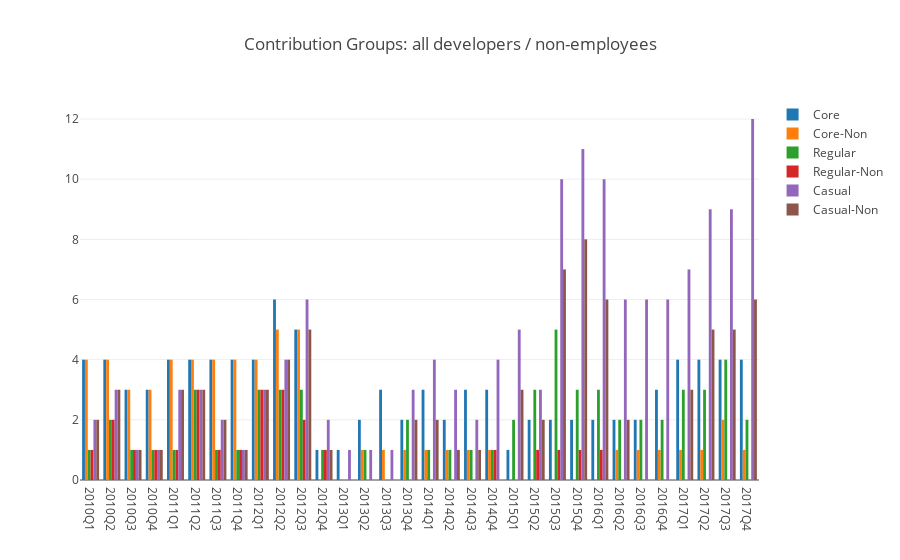
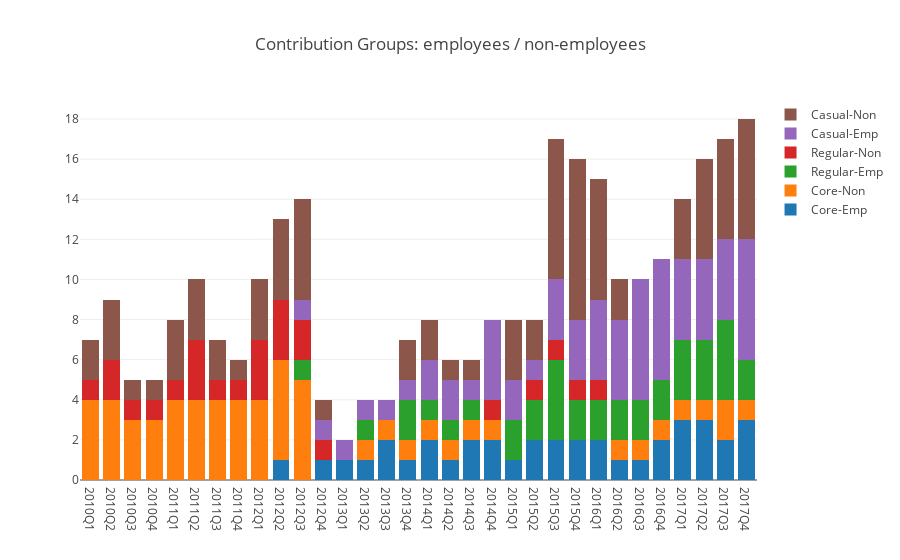
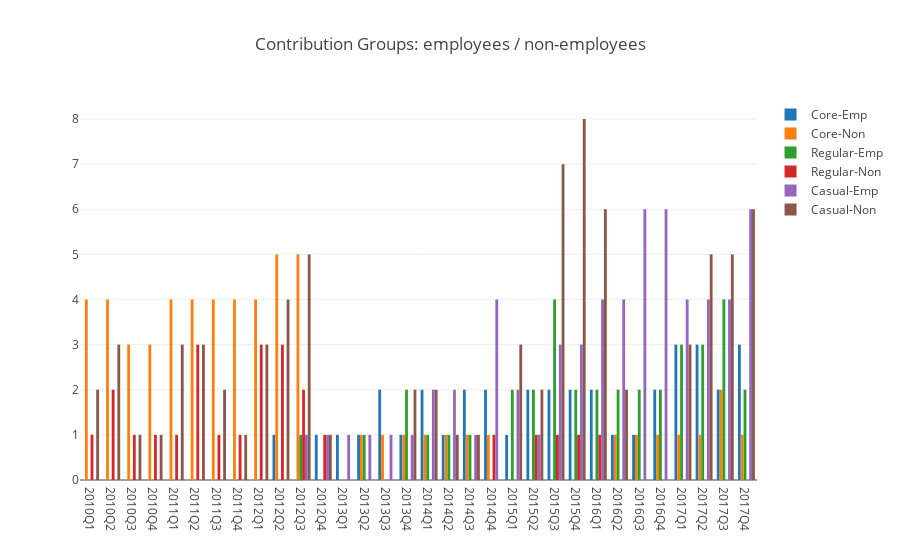

Write notebook code for charts like these, in order.
### Markdown cell above
### And now we are ready to get some fun using them!!

Example:
* Core vs Core-Non: show the evolution of core developers among your community (non-employees). **How many of your core devs are not employees**.

### Code cell
print_grouped_bar(onion_df, 
                  'Quarter',
                  ['Core', 'Core-Non', 'Regular', 'Regular-Non', 'Casual', 'Casual-Non'],
                  'Contribution Groups: all developers / non-employees')
print_stacked_bar(onion_df, 
                  'Quarter',
                  ['Core-Emp', 'Core-Non', 'Regular-Emp', 'Regular-Non','Casual-Emp', 'Casual-Non'],
                  'Contribution Groups: employees / non-employees')
print_grouped_bar(onion_df, 
                  'Quarter',
                  ['Core-Emp', 'Core-Non', 'Regular-Emp', 'Regular-Non','Casual-Emp', 'Casual-Non'],
                  'Contribution Groups: employees / non-employees')

### Figure 1 — Plotly figure (JSON) as saved in the notebook; plotly's stock layout.template omitted (floating-point values rounded to 4 significant figures)
{"data": [{"name": "Core", "type": "bar", "x": ["2010Q1", "2010Q2", "2010Q3", "2010Q4", "2011Q1", "2011Q2", "2011Q3", "2011Q4", "2012Q1", "2012Q2", "2012Q3", "2012Q4", "2013Q1", "2013Q2", "2013Q3", "2013Q4", "2014Q1", "2014Q2", "2014Q3", "2014Q4", "2015Q1", "2015Q2", "2015Q3", "2015Q4", "2016Q1", "2016Q2", "2016Q3", "2016Q4", "2017Q1", "2017Q2", "2017Q3", "2017Q4"], "y": [4, 4, 3, 3, 4, 4, 4, 4, 4, 6, 5, 1, 1, 2, 3, 2, 3, 2, 3, 3, 1, 2, 2, 2, 2, 2, 2, 3, 4, 4, 4, 4]}, {"name": "Core-Non", "type": "bar", "x": ["2010Q1", "2010Q2", "2010Q3", "2010Q4", "2011Q1", "2011Q2", "2011Q3", "2011Q4", "2012Q1", "2012Q2", "2012Q3", "2012Q4", "2013Q1", "2013Q2", "2013Q3", "2013Q4", "2014Q1", "2014Q2", "2014Q3", "2014Q4", "2015Q1", "2015Q2", "2015Q3", "2015Q4", "2016Q1", "2016Q2", "2016Q3", "2016Q4", "2017Q1", "2017Q2", "2017Q3", "2017Q4"], "y": [4, 4, 3, 3, 4, 4, 4, 4, 4, 5, 5, 0, 0, 1, 1, 1, 1, 1, 1, 1, 0, 0, 0, 0, 0, 1, 1, 1, 1, 1, 2, 1]}, {"name": "Regular", "type": "bar", "x": ["2010Q1", "2010Q2", "2010Q3", "2010Q4", "2011Q1", "2011Q2", "2011Q3", "2011Q4", "2012Q1", "2012Q2", "2012Q3", "2012Q4", "2013Q1", "2013Q2", "2013Q3", "2013Q4", "2014Q1", "2014Q2", "2014Q3", "2014Q4", "2015Q1", "2015Q2", "2015Q3", "2015Q4", "2016Q1", "2016Q2", "2016Q3", "2016Q4", "2017Q1", "2017Q2", "2017Q3", "2017Q4"], "y": [1, 2, 1, 1, 1, 3, 1, 1, 3, 3, 3, 1, 0, 1, 0, 2, 1, 1, 1, 1, 2, 3, 5, 3, 3, 2, 2, 2, 3, 3, 4, 2]}, {"name": "Regular-Non", "type": "bar", "x": ["2010Q1", "2010Q2", "2010Q3", "2010Q4", "2011Q1", "2011Q2", "2011Q3", "2011Q4", "2012Q1", "2012Q2", "2012Q3", "2012Q4", "2013Q1", "2013Q2", "2013Q3", "2013Q4", "2014Q1", "2014Q2", "2014Q3", "2014Q4", "2015Q1", "2015Q2", "2015Q3", "2015Q4", "2016Q1", "2016Q2", "2016Q3", "2016Q4", "2017Q1", "2017Q2", "2017Q3", "2017Q4"], "y": [1, 2, 1, 1, 1, 3, 1, 1, 3, 3, 2, 1, 0, 0, 0, 0, 0, 0, 0, 1, 0, 1, 1, 1, 1, 0, 0, 0, 0, 0, 0, 0]}, {"name": "Casual", "type": "bar", "x": ["2010Q1", "2010Q2", "2010Q3", "2010Q4", "2011Q1", "2011Q2", "2011Q3", "2011Q4", "2012Q1", "2012Q2", "2012Q3", "2012Q4", "2013Q1", "2013Q2", "2013Q3", "2013Q4", "2014Q1", "2014Q2", "2014Q3", "2014Q4", "2015Q1", "2015Q2", "2015Q3", "2015Q4", "2016Q1", "2016Q2", "2016Q3", "2016Q4", "2017Q1", "2017Q2", "2017Q3", "2017Q4"], "y": [2, 3, 1, 1, 3, 3, 2, 1, 3, 4, 6, 2, 1, 1, 1, 3, 4, 3, 2, 4, 5, 3, 10, 11, 10, 6, 6, 6, 7, 9, 9, 12]}, {"name": "Casual-Non", "type": "bar", "x": ["2010Q1", "2010Q2", "2010Q3", "2010Q4", "2011Q1", "2011Q2", "2011Q3", "2011Q4", "2012Q1", "2012Q2", "2012Q3", "2012Q4", "2013Q1", "2013Q2", "2013Q3", "2013Q4", "2014Q1", "2014Q2", "2014Q3", "2014Q4", "2015Q1", "2015Q2", "2015Q3", "2015Q4", "2016Q1", "2016Q2", "2016Q3", "2016Q4", "2017Q1", "2017Q2", "2017Q3", "2017Q4"], "y": [2, 3, 1, 1, 3, 3, 2, 1, 3, 4, 5, 1, 0, 0, 0, 2, 2, 1, 1, 0, 3, 2, 7, 8, 6, 2, 0, 0, 3, 5, 5, 6]}], "layout": {"barmode": "group", "title": "Contribution Groups: all developers / non-employees"}}

### Figure 2 — Plotly figure (JSON) as saved in the notebook; plotly's stock layout.template omitted (floating-point values rounded to 4 significant figures)
{"data": [{"name": "Core-Emp", "type": "bar", "x": ["2010Q1", "2010Q2", "2010Q3", "2010Q4", "2011Q1", "2011Q2", "2011Q3", "2011Q4", "2012Q1", "2012Q2", "2012Q3", "2012Q4", "2013Q1", "2013Q2", "2013Q3", "2013Q4", "2014Q1", "2014Q2", "2014Q3", "2014Q4", "2015Q1", "2015Q2", "2015Q3", "2015Q4", "2016Q1", "2016Q2", "2016Q3", "2016Q4", "2017Q1", "2017Q2", "2017Q3", "2017Q4"], "y": [0, 0, 0, 0, 0, 0, 0, 0, 0, 1, 0, 1, 1, 1, 2, 1, 2, 1, 2, 2, 1, 2, 2, 2, 2, 1, 1, 2, 3, 3, 2, 3]}, {"name": "Core-Non", "type": "bar", "x": ["2010Q1", "2010Q2", "2010Q3", "2010Q4", "2011Q1", "2011Q2", "2011Q3", "2011Q4", "2012Q1", "2012Q2", "2012Q3", "2012Q4", "2013Q1", "2013Q2", "2013Q3", "2013Q4", "2014Q1", "2014Q2", "2014Q3", "2014Q4", "2015Q1", "2015Q2", "2015Q3", "2015Q4", "2016Q1", "2016Q2", "2016Q3", "2016Q4", "2017Q1", "2017Q2", "2017Q3", "2017Q4"], "y": [4, 4, 3, 3, 4, 4, 4, 4, 4, 5, 5, 0, 0, 1, 1, 1, 1, 1, 1, 1, 0, 0, 0, 0, 0, 1, 1, 1, 1, 1, 2, 1]}, {"name": "Regular-Emp", "type": "bar", "x": ["2010Q1", "2010Q2", "2010Q3", "2010Q4", "2011Q1", "2011Q2", "2011Q3", "2011Q4", "2012Q1", "2012Q2", "2012Q3", "2012Q4", "2013Q1", "2013Q2", "2013Q3", "2013Q4", "2014Q1", "2014Q2", "2014Q3", "2014Q4", "2015Q1", "2015Q2", "2015Q3", "2015Q4", "2016Q1", "2016Q2", "2016Q3", "2016Q4", "2017Q1", "2017Q2", "2017Q3", "2017Q4"], "y": [0, 0, 0, 0, 0, 0, 0, 0, 0, 0, 1, 0, 0, 1, 0, 2, 1, 1, 1, 0, 2, 2, 4, 2, 2, 2, 2, 2, 3, 3, 4, 2]}, {"name": "Regular-Non", "type": "bar", "x": ["2010Q1", "2010Q2", "2010Q3", "2010Q4", "2011Q1", "2011Q2", "2011Q3", "2011Q4", "2012Q1", "2012Q2", "2012Q3", "2012Q4", "2013Q1", "2013Q2", "2013Q3", "2013Q4", "2014Q1", "2014Q2", "2014Q3", "2014Q4", "2015Q1", "2015Q2", "2015Q3", "2015Q4", "2016Q1", "2016Q2", "2016Q3", "2016Q4", "2017Q1", "2017Q2", "2017Q3", "2017Q4"], "y": [1, 2, 1, 1, 1, 3, 1, 1, 3, 3, 2, 1, 0, 0, 0, 0, 0, 0, 0, 1, 0, 1, 1, 1, 1, 0, 0, 0, 0, 0, 0, 0]}, {"name": "Casual-Emp", "type": "bar", "x": ["2010Q1", "2010Q2", "2010Q3", "2010Q4", "2011Q1", "2011Q2", "2011Q3", "2011Q4", "2012Q1", "2012Q2", "2012Q3", "2012Q4", "2013Q1", "2013Q2", "2013Q3", "2013Q4", "2014Q1", "2014Q2", "2014Q3", "2014Q4", "2015Q1", "2015Q2", "2015Q3", "2015Q4", "2016Q1", "2016Q2", "2016Q3", "2016Q4", "2017Q1", "2017Q2", "2017Q3", "2017Q4"], "y": [0, 0, 0, 0, 0, 0, 0, 0, 0, 0, 1, 1, 1, 1, 1, 1, 2, 2, 1, 4, 2, 1, 3, 3, 4, 4, 6, 6, 4, 4, 4, 6]}, {"name": "Casual-Non", "type": "bar", "x": ["2010Q1", "2010Q2", "2010Q3", "2010Q4", "2011Q1", "2011Q2", "2011Q3", "2011Q4", "2012Q1", "2012Q2", "2012Q3", "2012Q4", "2013Q1", "2013Q2", "2013Q3", "2013Q4", "2014Q1", "2014Q2", "2014Q3", "2014Q4", "2015Q1", "2015Q2", "2015Q3", "2015Q4", "2016Q1", "2016Q2", "2016Q3", "2016Q4", "2017Q1", "2017Q2", "2017Q3", "2017Q4"], "y": [2, 3, 1, 1, 3, 3, 2, 1, 3, 4, 5, 1, 0, 0, 0, 2, 2, 1, 1, 0, 3, 2, 7, 8, 6, 2, 0, 0, 3, 5, 5, 6]}], "layout": {"barmode": "stack", "title": "Contribution Groups: employees / non-employees"}}

### Figure 3 — Plotly figure (JSON) as saved in the notebook; plotly's stock layout.template omitted (floating-point values rounded to 4 significant figures)
{"data": [{"name": "Core-Emp", "type": "bar", "x": ["2010Q1", "2010Q2", "2010Q3", "2010Q4", "2011Q1", "2011Q2", "2011Q3", "2011Q4", "2012Q1", "2012Q2", "2012Q3", "2012Q4", "2013Q1", "2013Q2", "2013Q3", "2013Q4", "2014Q1", "2014Q2", "2014Q3", "2014Q4", "2015Q1", "2015Q2", "2015Q3", "2015Q4", "2016Q1", "2016Q2", "2016Q3", "2016Q4", "2017Q1", "2017Q2", "2017Q3", "2017Q4"], "y": [0, 0, 0, 0, 0, 0, 0, 0, 0, 1, 0, 1, 1, 1, 2, 1, 2, 1, 2, 2, 1, 2, 2, 2, 2, 1, 1, 2, 3, 3, 2, 3]}, {"name": "Core-Non", "type": "bar", "x": ["2010Q1", "2010Q2", "2010Q3", "2010Q4", "2011Q1", "2011Q2", "2011Q3", "2011Q4", "2012Q1", "2012Q2", "2012Q3", "2012Q4", "2013Q1", "2013Q2", "2013Q3", "2013Q4", "2014Q1", "2014Q2", "2014Q3", "2014Q4", "2015Q1", "2015Q2", "2015Q3", "2015Q4", "2016Q1", "2016Q2", "2016Q3", "2016Q4", "2017Q1", "2017Q2", "2017Q3", "2017Q4"], "y": [4, 4, 3, 3, 4, 4, 4, 4, 4, 5, 5, 0, 0, 1, 1, 1, 1, 1, 1, 1, 0, 0, 0, 0, 0, 1, 1, 1, 1, 1, 2, 1]}, {"name": "Regular-Emp", "type": "bar", "x": ["2010Q1", "2010Q2", "2010Q3", "2010Q4", "2011Q1", "2011Q2", "2011Q3", "2011Q4", "2012Q1", "2012Q2", "2012Q3", "2012Q4", "2013Q1", "2013Q2", "2013Q3", "2013Q4", "2014Q1", "2014Q2", "2014Q3", "2014Q4", "2015Q1", "2015Q2", "2015Q3", "2015Q4", "2016Q1", "2016Q2", "2016Q3", "2016Q4", "2017Q1", "2017Q2", "2017Q3", "2017Q4"], "y": [0, 0, 0, 0, 0, 0, 0, 0, 0, 0, 1, 0, 0, 1, 0, 2, 1, 1, 1, 0, 2, 2, 4, 2, 2, 2, 2, 2, 3, 3, 4, 2]}, {"name": "Regular-Non", "type": "bar", "x": ["2010Q1", "2010Q2", "2010Q3", "2010Q4", "2011Q1", "2011Q2", "2011Q3", "2011Q4", "2012Q1", "2012Q2", "2012Q3", "2012Q4", "2013Q1", "2013Q2", "2013Q3", "2013Q4", "2014Q1", "2014Q2", "2014Q3", "2014Q4", "2015Q1", "2015Q2", "2015Q3", "2015Q4", "2016Q1", "2016Q2", "2016Q3", "2016Q4", "2017Q1", "2017Q2", "2017Q3", "2017Q4"], "y": [1, 2, 1, 1, 1, 3, 1, 1, 3, 3, 2, 1, 0, 0, 0, 0, 0, 0, 0, 1, 0, 1, 1, 1, 1, 0, 0, 0, 0, 0, 0, 0]}, {"name": "Casual-Emp", "type": "bar", "x": ["2010Q1", "2010Q2", "2010Q3", "2010Q4", "2011Q1", "2011Q2", "2011Q3", "2011Q4", "2012Q1", "2012Q2", "2012Q3", "2012Q4", "2013Q1", "2013Q2", "2013Q3", "2013Q4", "2014Q1", "2014Q2", "2014Q3", "2014Q4", "2015Q1", "2015Q2", "2015Q3", "2015Q4", "2016Q1", "2016Q2", "2016Q3", "2016Q4", "2017Q1", "2017Q2", "2017Q3", "2017Q4"], "y": [0, 0, 0, 0, 0, 0, 0, 0, 0, 0, 1, 1, 1, 1, 1, 1, 2, 2, 1, 4, 2, 1, 3, 3, 4, 4, 6, 6, 4, 4, 4, 6]}, {"name": "Casual-Non", "type": "bar", "x": ["2010Q1", "2010Q2", "2010Q3", "2010Q4", "2011Q1", "2011Q2", "2011Q3", "2011Q4", "2012Q1", "2012Q2", "2012Q3", "2012Q4", "2013Q1", "2013Q2", "2013Q3", "2013Q4", "2014Q1", "2014Q2", "2014Q3", "2014Q4", "2015Q1", "2015Q2", "2015Q3", "2015Q4", "2016Q1", "2016Q2", "2016Q3", "2016Q4", "2017Q1", "2017Q2", "2017Q3", "2017Q4"], "y": [2, 3, 1, 1, 3, 3, 2, 1, 3, 4, 5, 1, 0, 0, 0, 2, 2, 1, 1, 0, 3, 2, 7, 8, 6, 2, 0, 0, 3, 5, 5, 6]}], "layout": {"barmode": "group", "title": "Contribution Groups: employees / non-employees"}}
